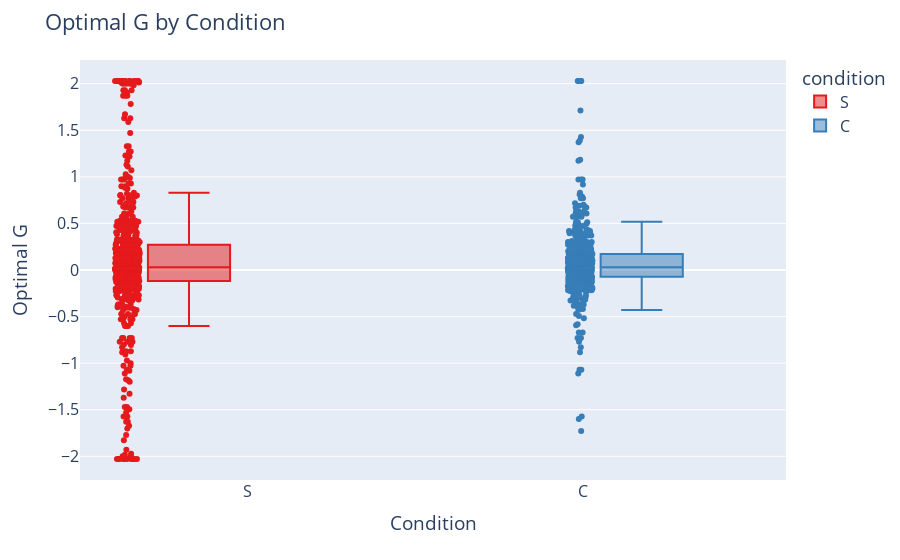

Source (notebook cell):
### Code cell
# Base boxplot (like boxen, shows distribution)
fig = px.box(
    arbor_stats_df,
    x="condition",
    y="optimal G",
    color="condition",                # hue
    points="all",                            # show all points like boxen
    color_discrete_sequence=px.colors.qualitative.Set1
)

# Layout tweaks
fig.update_layout(
    title="Optimal G by Condition",
    xaxis_title="Condition",
    yaxis_title="Optimal G",
    font=dict(size=16),
    boxmode="group"
)

fig.show()
fig.write_image("paper-figs/Salt-Control-Analysis/Optimal-G-by-condition.pdf")

### Figure 1 — Plotly figure (JSON) as saved in the notebook; plotly's stock layout.template omitted (floating-point values rounded to 4 significant figures; data arrays with more than 128 entries replaced by an {"elided": "..."} marker saying what was removed)
{"data": [{"alignmentgroup": "True", "boxpoints": "all", "hovertemplate": "condition=%{x}<br>optimal G=%{y}<extra></extra>", "legendgroup": "S", "marker": {"color": "rgb(228,26,28)"}, "name": "S", "notched": false, "offsetgroup": "S", "orientation": "v", "showlegend": true, "type": "box", "x": {"elided": "736 str values"}, "x0": " ", "xaxis": "x", "y": {"elided": "736 float values"}, "y0": " ", "yaxis": "y"}, {"alignmentgroup": "True", "boxpoints": "all", "hovertemplate": "condition=%{x}<br>optimal G=%{y}<extra></extra>", "legendgroup": "C", "marker": {"color": "rgb(55,126,184)"}, "name": "C", "notched": false, "offsetgroup": "C", "orientation": "v", "showlegend": true, "type": "box", "x": {"elided": "755 str values"}, "x0": " ", "xaxis": "x", "y": {"elided": "755 float values"}, "y0": " ", "yaxis": "y"}], "layout": {"autosize": true, "boxmode": "group", "font": {"size": 16}, "legend": {"title": {"text": "condition"}, "tracegroupgap": 0}, "margin": {"t": 60}, "title": {"text": "Optimal G by Condition"}, "xaxis": {"anchor": "y", "autorange": true, "categoryarray": ["S", "C"], "categoryorder": "array", "domain": [0, 1], "range": [-0.5, 1.605], "title": {"text": "Condition"}, "type": "category"}, "yaxis": {"anchor": "x", "autorange": true, "domain": [0, 1], "range": [-2.254, 2.254], "title": {"text": "Optimal G"}, "type": "linear"}}}
